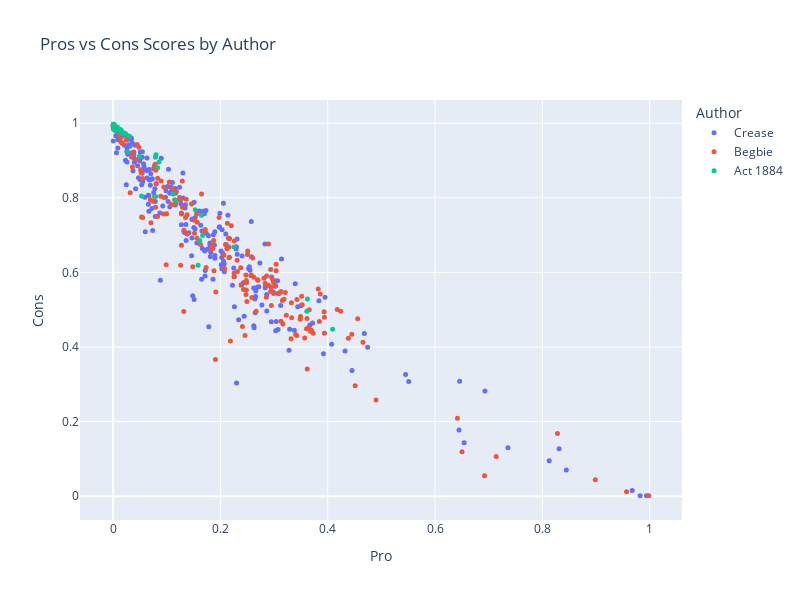

Notebook code cell kept with this figure:
### Code cell
df_scores['Wrapped Text'] = df_scores['Text'].apply(lambda t: wrap_text(t, width = 50))

fig = px.scatter(
    df_scores,
    x="Pro",
    y="Cons",
    color="Author",
    hover_data=["Wrapped Text"],
    title="Pros vs Cons Scores by Author",
    width=800,
    height=600
)

fig.update_traces(marker=dict(size=5))
fig.show()

### Figure 1 — Plotly figure (JSON) as saved in the notebook; plotly's stock layout.template omitted (floating-point values rounded to 4 significant figures; data arrays with more than 128 entries replaced by an {"elided": "..."} marker saying what was removed)
{"data": [{"customdata": {"elided": "262x1 str values"}, "hovertemplate": "Author=Crease<br>Pro=%{x}<br>Cons=%{y}<br>Wrapped Text=%{customdata[0]}<extra></extra>", "legendgroup": "Crease", "marker": {"color": "#636efa", "size": 5, "symbol": "circle"}, "mode": "markers", "name": "Crease", "orientation": "v", "showlegend": true, "type": "scatter", "x": {"elided": "262 float values"}, "xaxis": "x", "y": {"elided": "262 float values"}, "yaxis": "y"}, {"customdata": {"elided": "193x1 str values"}, "hovertemplate": "Author=Begbie<br>Pro=%{x}<br>Cons=%{y}<br>Wrapped Text=%{customdata[0]}<extra></extra>", "legendgroup": "Begbie", "marker": {"color": "#EF553B", "size": 5, "symbol": "circle"}, "mode": "markers", "name": "Begbie", "orientation": "v", "showlegend": true, "type": "scatter", "x": {"elided": "193 float values"}, "xaxis": "x", "y": {"elided": "193 float values"}, "yaxis": "y"}, {"customdata": [["An Act to regulate the Chinese population of<br>British Columbia."], ["WHEREAS the incoming of Chinese to British<br>Columbia largely exceeds that of any other class<br>of immigrant, and the population so introduced are<br>fast becoming superior in number to our own race;<br>are not disposed to be governed by our laws; are<br>dissimilar in habits and occupation from our<br>people; evade the payment of taxes justly due to<br>the Government; are governed by pestilential<br>habits; are useless in instances of emergency;<br>habitually desecrate grave yards by the removal of<br>bodies therefrom; and generally the laws governing<br>the whites are found to be inapplicable to<br>Chinese, and such Chinese are inclined to habits<br>subversive of the comfort and well-being of the<br>community:"], ["And whereas it is expedient to pass special laws<br>for the Government of Chinese:    Therefore, Her<br>Majesty, by and with the advice and consent of the<br>Legislative Assembly of the Province of British<br>Columbia, enacts as follows:—    1."], ["This Act shall be cited as the \"Chinese Regulation<br>Act, 1884.\""], ["The term \"Chinese\" wherever used in this Act shall<br>mean any native of the Chinese Empire or its<br>dependencies not born of British parents, and<br>shall include any person of the Chinese race."], ["From and after the passage of this Act there shall<br>be payable and paid by every Chinese in British<br>Columbia, above the age of fourteen years, unto<br>and for the use of Her Majesty, Her heirs and<br>successors, the sum of ten dollars, and thereafter<br>on the 1st day of June in each and every year<br>there shall be likewise payable and paid by such<br>Chinese person a further sum of ten dollars."], ["The Lieutenant-Governor in Council shall<br>immediately upon the passage of this Act, and from<br>time to time thereafter as occasion may require,<br>appoint in each electoral district, one or more<br>person or persons to be called Chinese Collectors,<br>to collect and receive such payments from Chinese,<br>and such Collector or Collectors immediately upon<br>such payment shall issue and deliver to the person<br>paying the same a licence in the form contained in<br>the Schedule hereto, and the Lieutenant-Governor<br>in Council may require from the Collectors so to<br>be appointed such security as he may see fit and<br>may allow them such percentage upon the amount of<br>collections as may seem reasonable and just, and<br>the Lieutenant-Governor in Council may further<br>allow such additional sum by way of expenses as<br>may be necessary and reasonable for the purpose of<br>carrying out the provisions of this Act."], ["Any Chinese who shall be found within the Province<br>not having in his possession a licence issued<br>under the provisions of this Act, lawfully issued<br>to him, shall on conviction thereof forfeit and<br>pay a sum not exceeding forty dollars."], ["Any Collector or Government servant wilfully<br>disobeying any of the provisions of this Act shall<br>forfeit and pay a sum not exceeding one hundred<br>dollars."], ["Every Collector shall collect the tax from each<br>Chinese, and shall as soon afterwards as may be<br>pay over the amount to the Officer in charge of<br>the Treasury, or to such other person as the<br>Lieutenant-Governor in Council"], ["may from time to time direct."], ["Every employer of Chinese shall furnish to the<br>Collector, when requested by him so to do, from<br>time to time, a list of all Chinese in his employ,<br>or indirectly employed by him; but no such<br>statement shall bind the Collector, nor shall<br>excuse him from making due enquiry to ascertain<br>its correctness."], ["In case any employer of Chinese fails to deliver<br>to the Collector the list mentioned in the<br>preceding section, when required so to do, or<br>knowingly states anything falsely therein, such<br>employer shall, on complaint of the Collector and<br>upon conviction before a Justice of the Peace<br>having jurisdiction within the district wherein<br>such employer carries on his business, forfeit and<br>pay a fine not exceeding one hundred dollars for<br>every Chinese in his employ, to be recovered by<br>distress of the goods and chattels of such<br>employer failing to pay the same, or in lieu<br>thereof shall be liable to imprisonment for a<br>period not less than one month and not exceeding<br>two calendar months."], ["The Collector may, by himself or his agent, levy<br>the amount of the licence from any Chinese not<br>being in lawful possession of a licence, with<br>costs, by distress of his goods and chattels, or<br>of any goods and chattels which may be in the<br>possession of the delinquent, or which may be upon<br>or in any premises (whether the goods of the<br>delinquent or not) for the time being in the<br>possession or occupation of such delinquent<br>Chinese, and for the purposes of this section<br>premises shall be deemed to be in the possession<br>or occupation of any Chinese when it can be shewn<br>to the satisfaction of the tribunal having<br>cognizance of the matter—    (a.) That such<br>Chinese habitually frequents such premises with<br>the assent of the owner.    (b.) That he is the<br>owner or one of the owners of the premises, or has<br>control either alone or jointly with another or<br>others of such premises or some part thereof."], ["(c.) That he has passed the night or slept upon<br>such premises at any time within a week of the<br>levy."], ["It shall be sufficient authority for the Collector<br>to levy as aforesaid on the non-production of the<br>licence."], ["Proof of the lawful possession of such receipt<br>shall lie on the person whose goods are<br>distrained."], ["Every employer of Chinese shall demand from every<br>such Licence to be demanded by employer and<br>retained during the service."], ["Chinese in his employ his licence, and shall<br>retain the same in his possession during the time<br>such Chinese is in his employ, and shall return<br>the same to him when he leaves his service; and<br>every employer as aforesaid shall produce to the<br>Collector, whenever required so to do, such<br>licence for his inspection."], ["The Toll Collector at any and every toll gate<br>which may exist in the Province from time to time,<br>shall, before allowing any Chinese to pass through<br>any toll gate, demand from such Chinese the<br>production of his licence, and, until the same is<br>produced, such Chinese shall not be allowed to<br>proceed through the toll gate."], ["It shall be unlawful for any person to employ any<br>Chinese who has not in his possession the licence<br>required by this Act, and any person guilty of an<br>infraction of the provisions of this section shall<br>forfeit and pay a fine not exceeding fifty dollars<br>for every Chinese so employed."], ["The sum payable by a Chinese for a free miner’s<br>certificate shall be fifteen dollars for each year<br>during which the same is to be in force instead of<br>five dollars, as by the present mining laws<br>provided, and no free miner’s certificate shall<br>hereafter be issued to any Chinese except upon<br>payment of the said sum of fifteen dollars.    15."], ["Any Chinese who shall be found mining for gold and<br>precious metals, or following the ordinary<br>occupation of a free miner, whether on his own<br>account or for others, without having in his<br>possession a free miner’s certificate, lawfully<br>issued to him subsequently to the passage of this<br>Act, and any person who shall employ any Chinese<br>in and about gold mining who has not in his<br>possession such a certificate, shall forfeit and<br>pay a sum not exceeding thirty dollars."], ["Sub-section (i.) of the Schedule A to the<br>“Licences Ordinance, 1867,” is hereby amended by<br>adding thereto the following words: “but no<br>licence shall be issued to any Chinese.”    17."], ["Without the permission in writing of the<br>Provincial Secretary or Government Agent of the<br>district or place where the permission is sought<br>it shall be unlawful to remove the remains of any<br>dead Chinese from any cemetery or place where such<br>dead Chinese may have been interred, or to exhume<br>the bodies or remains of any dead Chinese, and any<br>person guilty of an infraction of this section<br>shall forfeit and pay a sum not exceeding one<br>hundred dollars."], ["The use of opium (except for medicinal or surgical<br>purposes) is hereby prohibited, and any person who<br>shall use or consume, or have in his possession<br>any opium, except for the purposes aforesaid,<br>shall forfeit and pay a penalty not exceeding one<br>hundred dollars, and the onus of proof shall lie<br>upon the party charged of showing that such opium<br>was used, or consumed, or in his possession for<br>medicinal or surgical purposes."], ["Any pecuniary penalty by this Act imposed may be<br>sued for and recovered in a summary way before any<br>Justice of the Peace having jurisdiction in the<br>locality where the charge is made, and in default<br>of immediate payment of any such penalty the same<br>may be recovered by distress and sale of the goods<br>of the offender, and failing sufficient distress,<br>the offender shall suffer a term of imprisonment<br>not exceeding three calendar months."], ["No conviction for any offence shall be quashed for<br>want of form, and no conviction shall be removed<br>into any of Her Majesty’s Courts by certiorari or<br>reviewed in any manner, except by appeal in manner<br>hereinafter stated, that is to say: Any Chinese<br>convicted of an offence against the provisions of<br>this Act may appeal to the County Court nearest to<br>the place of conviction, provided he shall, within<br>four days after such conviction, have given notice<br>in writing to the convicting Magistrate of his<br>intention to appeal, and shall have furnished<br>security in the sum of one hundred dollars,<br>conditioned to abide by the decision of the<br>appellate Court, and shall have also deposited<br>with the convicting Magistrate a sum of money<br>sufficient in the opinion of such Magistrate to<br>pay the costs and expenses of a jury to try such<br>appeal, and such appeal shall be heard and tried<br>before the County Court, with or without a jury of<br>five, at the option of the parties, and<br>notwithstanding any defect in the proceedings, the<br>appeal shall be heard and decided on the merits,<br>and if the conviction be affirmed the appellant<br>shall be punished according to the conviction, and<br>shall pay the costs of the appeal, and if the<br>appeal be allowed, it shall be lawful for the<br>Lieutenant-Governor in Council to issue his<br>warrant to the Treasurer for the repayment to the<br>appellant of the money paid by him for jury<br>process.    21."], ["Any Chinese who shall lend his licence or free<br>miner’s certificate to another Chinese, and any<br>Chinese who shall utter or pass off upon any<br>Collector or other person any licence or free<br>miner’s certificate other than his own, with<br>intent himself to avoid payment of the licence fee<br>payable under this Act, (and the onus of proving<br>that such was not his intent, shall rest upon the<br>person charged), shall forfeit and pay a penalty<br>of not less than twenty dollars nor more than one<br>hundred dollars."], ["The tribunal having cognizance of any matter under<br>the provisions of this Act may decide, upon its<br>own view and judgment, whether any person is a<br>Chinese, and whether any person found by the Court<br>to be a Chinese be of the age of fourteen years.<br>23."], ["It shall not be lawful to let or occupy, or suffer<br>to be occupied as a dwelling, any room unless the<br>following requirements are complied with, that is<br>to say:—    (a.)"], ["Unless such room contains at all times at least<br>384 cubic feet of space for each person occupying<br>the same:    (b.)"], ["Unless such room has a window, made to open, at<br>least two feet square.    24."], ["Any person who lets, occupies, or knowingly<br>suffers to be occupied, any room contrary to the<br>provisions of section 23, shall be liable for<br>every offence to a penalty not exceeding fifty<br>dollars."], ["Any room in which any person passes the night<br>shall be deemed to be occupied as a dwelling<br>within the meaning of this Act.    26."], ["The Lieutenant-Governor in Council may, by any<br>general regulation, direct that any persons<br>imprisoned in respect of any infraction against<br>the provisions of this Act shall be worked and<br>employed at such places and on such public works,<br>or local works for the public benefit or<br>convenience, and may make such rules and<br>regulations, and may alter or annul the same, for<br>the safe custody, control, and general management<br>of such prisoners, as the said Lieutenant-Governor<br>may from time to time deem advisable.    27."], ["The Lieutenant-Governor in Council may also make<br>such rules and regulations, not inconsistent<br>herewith, as may from time to time appear<br>necessary for carrying out the true intent and<br>meaning of this Act."], ["For the purpose of any proceeding taken under the<br>provisions of this Act, the burden shall lie on<br>the defendant of proving that he is exempt from<br>the operation of any of its provisions, and it<br>shall not be necessary in any information,<br>summons, or conviction, or other document, to<br>state or negative any exception in or exemption<br>under this Act or in contemplation of law."], ["This Act shall not come into operation until one<br>year from the passage hereof."], ["This Act may be cited as the \"Chinese Regulation<br>Act, 1884.\""]], "hovertemplate": "Author=Act 1884<br>Pro=%{x}<br>Cons=%{y}<br>Wrapped Text=%{customdata[0]}<extra></extra>", "legendgroup": "Act 1884", "marker": {"color": "#00cc96", "size": 5, "symbol": "circle"}, "mode": "markers", "name": "Act 1884", "orientation": "v", "showlegend": true, "type": "scatter", "x": [0.00444, 0.0008411, 0.002405, 0.009923, 0.007934, 0.0306, 0.01944, 0.00249, 0.08309, 0.005766, 0.4092, 0.02509, 0.0008266, 0.004451, 0.1616, 0.1532, 0.1647, 0.07905, 0.08572, 0.0007139, 0.001392, 0.003411, 0.007647, 0.0004445, 0.01431, 0.02682, 0.07935, 0.07998, 0.004562, 0.01099, 0.1169, 0.3611, 0.3622, 0.1116, 0.1669, 0.1585, 0.04945, 0.05325, 0.2255, 0.01487], "xaxis": "x", "y": [0.9872, 0.9837, 0.9914, 0.9811, 0.9897, 0.9651, 0.9743, 0.995, 0.8805, 0.9879, 0.4472, 0.9687, 0.9975, 0.9877, 0.6852, 0.7682, 0.7533, 0.9088, 0.8963, 0.9936, 0.9935, 0.9814, 0.9885, 0.9942, 0.983, 0.924, 0.8034, 0.9153, 0.987, 0.9825, 0.7919, 0.4955, 0.5285, 0.8104, 0.6986, 0.6194, 0.9115, 0.8045, 0.6683, 0.9744], "yaxis": "y"}], "layout": {"height": 600, "legend": {"title": {"text": "Author"}, "tracegroupgap": 0}, "title": {"text": "Pros vs Cons Scores by Author"}, "width": 800, "xaxis": {"anchor": "y", "domain": [0, 1], "title": {"text": "Pro"}}, "yaxis": {"anchor": "x", "domain": [0, 1], "title": {"text": "Cons"}}}}
